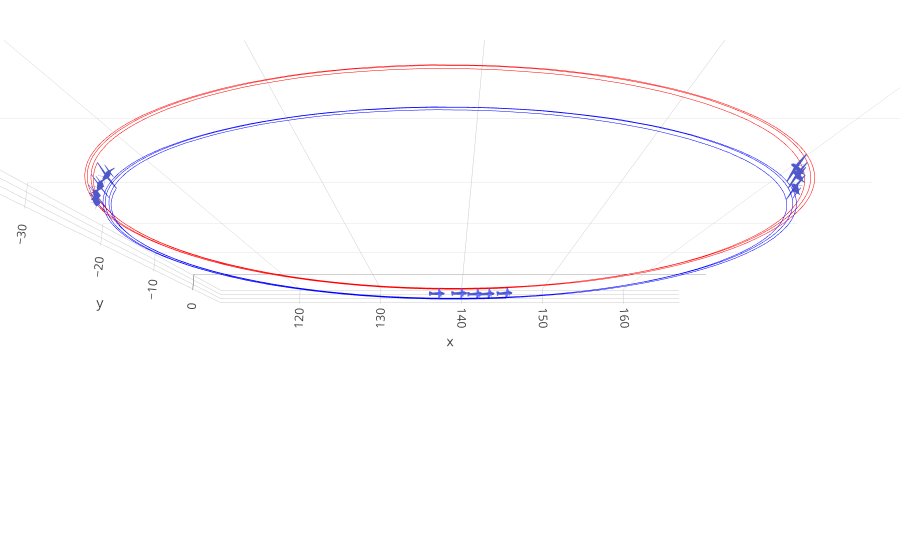

This figure's notebook cell:
### Code cell
from flightplotting import plotsec

plotsec(flsts[1].st, scale=1, nmodels=10).show()

### Figure 1 — Plotly figure (JSON) as saved in the notebook; plotly's stock layout.template omitted (floating-point values rounded to 4 significant figures; data arrays with more than 128 entries replaced by an {"elided": "..."} marker saying what was removed)
{"data": [{"line": {"color": "blue", "width": 1}, "mode": "lines", "showlegend": false, "text": {"elided": "774 str values"}, "type": "scatter3d", "x": {"elided": "774 float values"}, "y": {"elided": "774 float values"}, "z": {"elided": "774 float values"}}, {"line": {"color": "red", "width": 1}, "mode": "lines", "showlegend": false, "text": {"elided": "774 str values"}, "type": "scatter3d", "x": {"elided": "774 float values"}, "y": {"elided": "774 float values"}, "z": {"elided": "774 float values"}}, {"color": "#636EFA", "hoverinfo": "name", "i": {"elided": "1408 int values"}, "j": {"elided": "1408 int values"}, "k": {"elided": "1408 int values"}, "name": "257.1", "showscale": false, "type": "mesh3d", "x": {"elided": "1534 float values"}, "y": {"elided": "1534 float values"}, "z": {"elided": "1534 float values"}}, {"color": "#636EFA", "hoverinfo": "name", "i": {"elided": "1408 int values"}, "j": {"elided": "1408 int values"}, "k": {"elided": "1408 int values"}, "name": "257.1", "showscale": false, "type": "mesh3d", "x": {"elided": "1534 float values"}, "y": {"elided": "1534 float values"}, "z": {"elided": "1534 float values"}}, {"color": "#636EFA", "hoverinfo": "name", "i": {"elided": "1408 int values"}, "j": {"elided": "1408 int values"}, "k": {"elided": "1408 int values"}, "name": "260.1", "showscale": false, "type": "mesh3d", "x": {"elided": "1534 float values"}, "y": {"elided": "1534 float values"}, "z": {"elided": "1534 float values"}}, {"color": "#636EFA", "hoverinfo": "name", "i": {"elided": "1408 int values"}, "j": {"elided": "1408 int values"}, "k": {"elided": "1408 int values"}, "name": "263.2", "showscale": false, "type": "mesh3d", "x": {"elided": "1534 float values"}, "y": {"elided": "1534 float values"}, "z": {"elided": "1534 float values"}}, {"color": "#636EFA", "hoverinfo": "name", "i": {"elided": "1408 int values"}, "j": {"elided": "1408 int values"}, "k": {"elided": "1408 int values"}, "name": "266.3", "showscale": false, "type": "mesh3d", "x": {"elided": "1534 float values"}, "y": {"elided": "1534 float values"}, "z": {"elided": "1534 float values"}}, {"color": "#636EFA", "hoverinfo": "name", "i": {"elided": "1408 int values"}, "j": {"elided": "1408 int values"}, "k": {"elided": "1408 int values"}, "name": "269.4", "showscale": false, "type": "mesh3d", "x": {"elided": "1534 float values"}, "y": {"elided": "1534 float values"}, "z": {"elided": "1534 float values"}}, {"color": "#636EFA", "hoverinfo": "name", "i": {"elided": "1408 int values"}, "j": {"elided": "1408 int values"}, "k": {"elided": "1408 int values"}, "name": "272.5", "showscale": false, "type": "mesh3d", "x": {"elided": "1534 float values"}, "y": {"elided": "1534 float values"}, "z": {"elided": "1534 float values"}}, {"color": "#636EFA", "hoverinfo": "name", "i": {"elided": "1408 int values"}, "j": {"elided": "1408 int values"}, "k": {"elided": "1408 int values"}, "name": "275.5", "showscale": false, "type": "mesh3d", "x": {"elided": "1534 float values"}, "y": {"elided": "1534 float values"}, "z": {"elided": "1534 float values"}}, {"color": "#636EFA", "hoverinfo": "name", "i": {"elided": "1408 int values"}, "j": {"elided": "1408 int values"}, "k": {"elided": "1408 int values"}, "name": "278.6", "showscale": false, "type": "mesh3d", "x": {"elided": "1534 float values"}, "y": {"elided": "1534 float values"}, "z": {"elided": "1534 float values"}}, {"color": "#636EFA", "hoverinfo": "name", "i": {"elided": "1408 int values"}, "j": {"elided": "1408 int values"}, "k": {"elided": "1408 int values"}, "name": "281.7", "showscale": false, "type": "mesh3d", "x": {"elided": "1534 float values"}, "y": {"elided": "1534 float values"}, "z": {"elided": "1534 float values"}}, {"color": "#636EFA", "hoverinfo": "name", "i": {"elided": "1408 int values"}, "j": {"elided": "1408 int values"}, "k": {"elided": "1408 int values"}, "name": "284.8", "showscale": false, "type": "mesh3d", "x": {"elided": "1534 float values"}, "y": {"elided": "1534 float values"}, "z": {"elided": "1534 float values"}}, {"color": "#636EFA", "hoverinfo": "name", "i": {"elided": "1408 int values"}, "j": {"elided": "1408 int values"}, "k": {"elided": "1408 int values"}, "name": "287.9", "showscale": false, "type": "mesh3d", "x": {"elided": "1534 float values"}, "y": {"elided": "1534 float values"}, "z": {"elided": "1534 float values"}}, {"color": "#636EFA", "hoverinfo": "name", "i": {"elided": "1408 int values"}, "j": {"elided": "1408 int values"}, "k": {"elided": "1408 int values"}, "name": "288.0", "showscale": false, "type": "mesh3d", "x": {"elided": "1534 float values"}, "y": {"elided": "1534 float values"}, "z": {"elided": "1534 float values"}}], "layout": {"uirevision": "foo"}}
